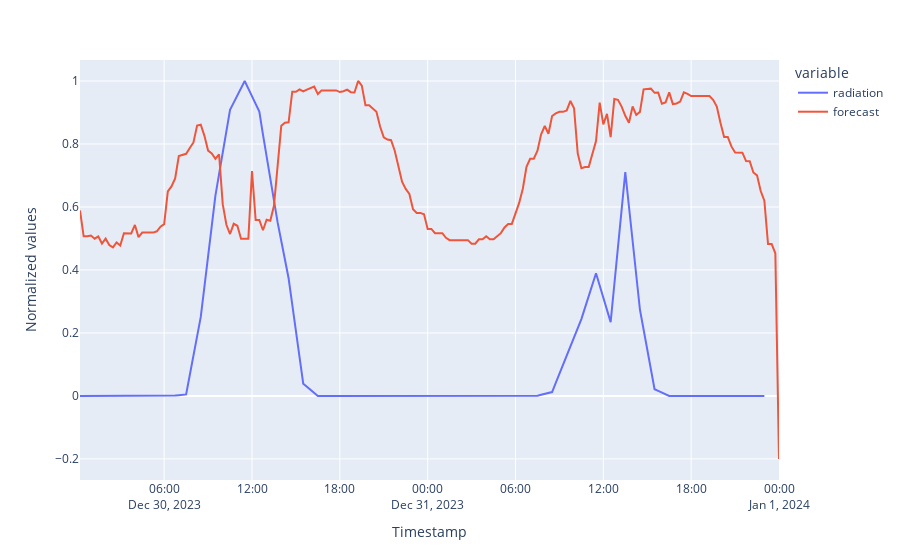

Notebook cell for this chart:
### Code cell
# Look at the normalized plots of both the radiation and forecast, do you recognize any paterns?

fig_forecast_radiation=pd.concat(
    [
        test_data["radiation"]/max(test_data["radiation"]),
        forecast["forecast"]/max(forecast["forecast"])
    ], axis=1).plot()
fig_forecast_radiation.update_layout(
    xaxis_title='Timestamp',
    yaxis_title="Normalized values"
)
display(fig_forecast_radiation.show())

### Figure 1 — Plotly figure (JSON) as saved in the notebook; plotly's stock layout.template omitted (floating-point values rounded to 4 significant figures; data arrays with more than 128 entries replaced by an {"elided": "..."} marker saying what was removed)
{"data": [{"hovertemplate": "variable=radiation<br>index=%{x}<br>value=%{y}<extra></extra>", "legendgroup": "radiation", "line": {"color": "#636efa", "dash": "solid"}, "marker": {"symbol": "circle"}, "mode": "lines", "name": "radiation", "orientation": "v", "showlegend": true, "type": "scatter", "x": {"elided": "192 str values"}, "xaxis": "x", "y": {"elided": "192 float values"}, "yaxis": "y"}, {"hovertemplate": "variable=forecast<br>index=%{x}<br>value=%{y}<extra></extra>", "legendgroup": "forecast", "line": {"color": "#EF553B", "dash": "solid"}, "marker": {"symbol": "circle"}, "mode": "lines", "name": "forecast", "orientation": "v", "showlegend": true, "type": "scatter", "x": {"elided": "192 str values"}, "xaxis": "x", "y": {"elided": "192 float values"}, "yaxis": "y"}], "layout": {"legend": {"title": {"text": "variable"}, "tracegroupgap": 0}, "margin": {"t": 60}, "xaxis": {"anchor": "y", "domain": [0, 1], "title": {"text": "Timestamp"}}, "yaxis": {"anchor": "x", "domain": [0, 1], "title": {"text": "Normalized values"}}}}
